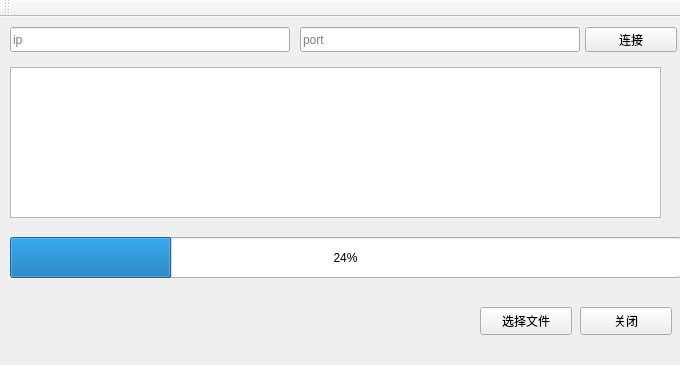
<?xml version="1.0" encoding="UTF-8"?>
<ui version="4.0">
 <class>socketClass</class>
 <widget class="QMainWindow" name="socketClass">
  <property name="geometry">
   <rect>
    <x>0</x>
    <y>0</y>
    <width>680</width>
    <height>365</height>
   </rect>
  </property>
  <property name="windowTitle">
   <string>socket</string>
  </property>
  <widget class="QWidget" name="centralWidget">
   <widget class="QLineEdit" name="lineEdit">
    <property name="geometry">
     <rect>
      <x>10</x>
      <y>10</y>
      <width>280</width>
      <height>25</height>
     </rect>
    </property>
    <property name="text">
     <string/>
    </property>
    <property name="frame">
     <bool>true</bool>
    </property>
    <property name="echoMode">
     <enum>QLineEdit::Normal</enum>
    </property>
    <property name="dragEnabled">
     <bool>true</bool>
    </property>
    <property name="placeholderText">
     <string>ip</string>
    </property>
    <property name="cursorMoveStyle">
     <enum>Qt::LogicalMoveStyle</enum>
    </property>
    <property name="clearButtonEnabled">
     <bool>true</bool>
    </property>
   </widget>
   <widget class="QLineEdit" name="lineEdit_2">
    <property name="geometry">
     <rect>
      <x>300</x>
      <y>10</y>
      <width>280</width>
      <height>25</height>
     </rect>
    </property>
    <property name="text">
     <string/>
    </property>
    <property name="dragEnabled">
     <bool>true</bool>
    </property>
    <property name="readOnly">
     <bool>false</bool>
    </property>
    <property name="placeholderText">
     <string>port</string>
    </property>
    <property name="cursorMoveStyle">
     <enum>Qt::LogicalMoveStyle</enum>
    </property>
    <property name="clearButtonEnabled">
     <bool>true</bool>
    </property>
   </widget>
   <widget class="QPushButton" name="pushButton">
    <property name="geometry">
     <rect>
      <x>585</x>
      <y>10</y>
      <width>92</width>
      <height>25</height>
     </rect>
    </property>
    <property name="text">
     <string>连接</string>
    </property>
   </widget>
   <widget class="QPushButton" name="pushButton_2">
    <property name="geometry">
     <rect>
      <x>480</x>
      <y>290</y>
      <width>92</width>
      <height>28</height>
     </rect>
    </property>
    <property name="text">
     <string>选择文件</string>
    </property>
   </widget>
   <widget class="QPushButton" name="pushButton_3">
    <property name="geometry">
     <rect>
      <x>580</x>
      <y>290</y>
      <width>92</width>
      <height>28</height>
     </rect>
    </property>
    <property name="text">
     <string>关闭</string>
    </property>
   </widget>
   <widget class="QProgressBar" name="progressBar">
    <property name="geometry">
     <rect>
      <x>10</x>
      <y>220</y>
      <width>671</width>
      <height>41</height>
     </rect>
    </property>
    <property name="value">
     <number>24</number>
    </property>
   </widget>
   <widget class="QTextBrowser" name="textBrowser">
    <property name="geometry">
     <rect>
      <x>10</x>
      <y>50</y>
      <width>651</width>
      <height>151</height>
     </rect>
    </property>
   </widget>
   <widget class="QLabel" name="label">
    <property name="geometry">
     <rect>
      <x>40</x>
      <y>280</y>
      <width>72</width>
      <height>16</height>
     </rect>
    </property>
    <property name="font">
     <font>
      <pointsize>12</pointsize>
     </font>
    </property>
    <property name="text">
     <string/>
    </property>
   </widget>
   <zorder>lineEdit_2</zorder>
   <zorder>lineEdit</zorder>
   <zorder>pushButton</zorder>
   <zorder>pushButton_2</zorder>
   <zorder>pushButton_3</zorder>
   <zorder>progressBar</zorder>
   <zorder>textBrowser</zorder>
   <zorder>label</zorder>
  </widget>
  <widget class="QMenuBar" name="menuBar">
   <property name="geometry">
    <rect>
     <x>0</x>
     <y>0</y>
     <width>680</width>
     <height>26</height>
    </rect>
   </property>
  </widget>
  <widget class="QToolBar" name="mainToolBar">
   <attribute name="toolBarArea">
    <enum>TopToolBarArea</enum>
   </attribute>
   <attribute name="toolBarBreak">
    <bool>false</bool>
   </attribute>
  </widget>
 </widget>
 <layoutdefault spacing="6" margin="11"/>
 <resources>
  <include location="socket.qrc"/>
 </resources>
 <connections/>
</ui>
